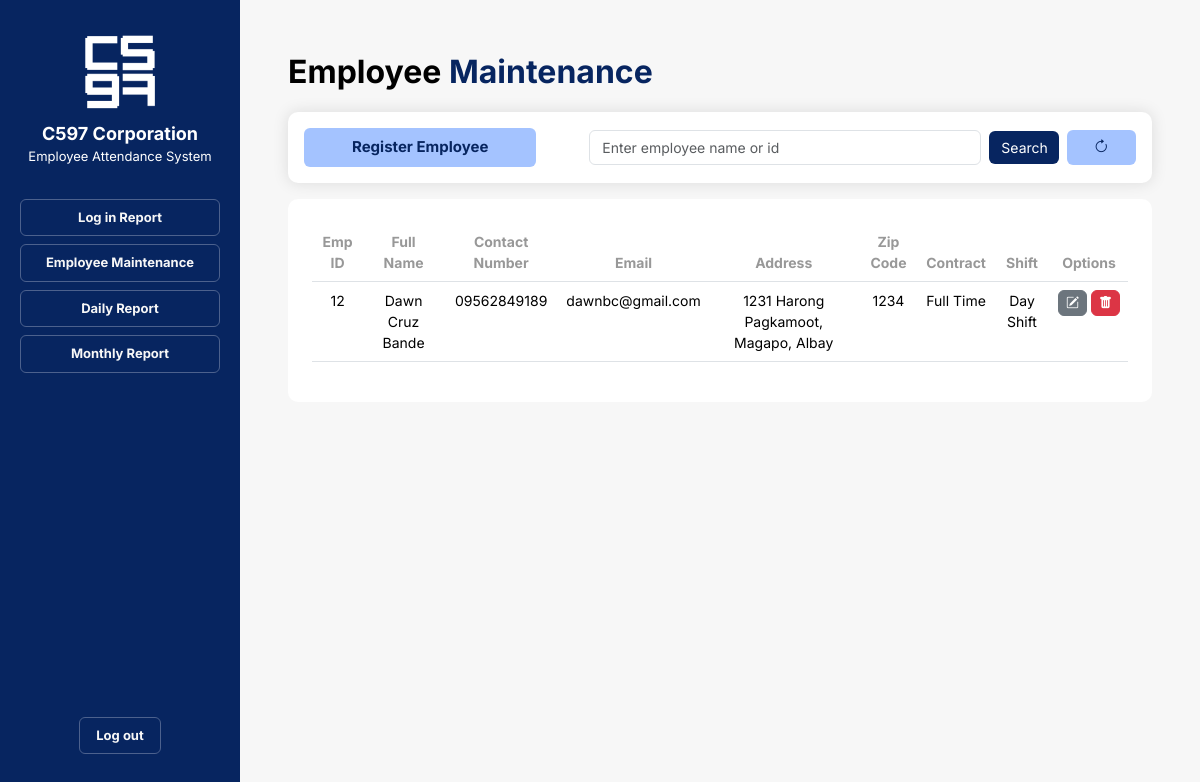
The page /employee-maintenance.php?emp_id=12 on the database as committed earlier.
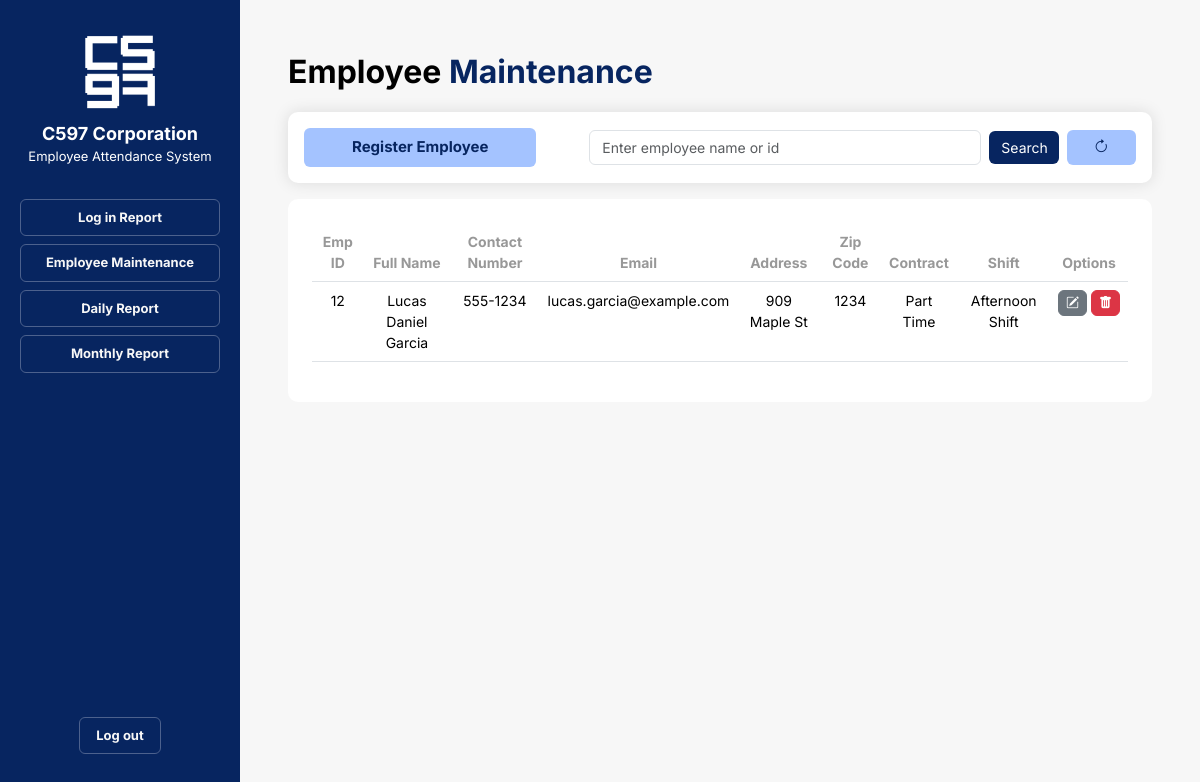
The same page on the database as committed later.
### tables this page shows
CREATE TABLE `employee` (
  `emp_id` int(11) NOT NULL,
  `password` varchar(30) NOT NULL,
  `first_name` varchar(50) DEFAULT NULL,
  `middle_name` varchar(50) DEFAULT NULL,
  `last_name` varchar(50) DEFAULT NULL,
  `address` varchar(100) DEFAULT NULL,
  `zip` varchar(4) DEFAULT NULL,
  `contact_number` varchar(11) DEFAULT NULL,
  `email_address` varchar(50) DEFAULT NULL,
  `contract` varchar(50) NOT NULL,
  `shift` varchar(25) NOT NULL
);

### emp-load.php (the view)
<?php
echo "<tr>";
echo "<td>" . $row["emp_id"] . "</td>";
echo "<td>" . $row["first_name"] . " " . $row["middle_name"] . " " . $row["last_name"] . "</td>";
echo "<td>" . $row["contact_number"] . "</td>";
echo "<td>" . $row["email_address"] . "</td>";
echo "<td>" . $row["address"] . "</td>";
echo "<td>" . $row["zip"] . "</td>";
echo "<td>" . $row["contract"] . "</td>";
echo "<td>" . $row["shift"] . "</td>";
echo "<td>
    <div class='btn_container me-0 d-flex gap-1'>
        <a href='employee-edit.php?emp_id=" . $row["emp_id"] . "' class='nav-link'><button class='btn btn-secondary'><i class='bi bi-pencil-square'></i></button></a>
        <a href='employee-delete.php?emp_id=" . $row["emp_id"] . "' class='nav-link'><button class='btn btn-danger'><i class='bi bi-trash-fill'></i></button></a>
    </div>
</td>";
echo "</tr>";
?>

### employee-maintenance.php (shortened to what this page needs)
<!DOCTYPE html>
<html lang="en">
<head>
    <link rel="stylesheet" href="https://cdn.jsdelivr.net/npm/bootstrap@5.3.2/dist/css/bootstrap.min.css">
    <link rel="stylesheet" href="https://cdn.jsdelivr.net/npm/bootstrap-icons@1.11.2/font/bootstrap-icons.min.css">
    <link rel="stylesheet" href="css/nav-bar.css">
    <link rel="stylesheet" href="css/employee-maintenance.css">
</head>
<body class="container-fluid">
    <div class="container-fluid row gap-0">
        <?php
            include('nav-bar.php');
        ?>
        <div class="right_panel container p-5">
            <p class="header_title">Employee <span class="blue_title">Maintenance</span></p>
                <form class="search_register white_container row m-0 p-3 align-items-center justify-content-between gap-2" method="GET">
                    <div class="register_button col col-4 m-0 p-0">
                        <a class="nav-link" href="employee-registration.php"><button class="btn btn-primary px-5 py-2" type="button">Register Employee</button></a>
                    </div>
                    <div class="col col-6-sm m-0 p-0">
                        <input class="form-control w-100" type="search" placeholder="Enter employee name or id" aria-label="Search" name="emp_id">
                    </div>
                    <div class="search_button col col-1 m-0 p-0">
                        <input class="btn btn-primary w-100" type="submit" value="Search">
                    </div>
                    <div class="register_button col col-1 ms-auto p-0">
                        <a href="employee-maintenance.php"><button type="button" class="btn btn-primary w-100"><i class="bi bi-arrow-clockwise"></i></button></a>
                    </div>
                </form>
            <div class="white_container row mt-3 p-4 mx-0 text-center justify-content-evenly">
                <table class="table">
                    <thead>
                        <tr>
                            <th scope="col">Emp ID</th>
                            <th scope="col">Full Name</th>
                            <th scope="col">Contact Number</th>
                            <th scope="col">Email</th>
                            <th scope="col">Address</th>
                            <th scope="col">Zip Code</th>
                            <th scope="col">Contract</th>
                            <th scope="col">Shift</th>
                            <th scope="col">Options</th>
                        </tr>
                    </thead>
                    <tbody class="table_body">
                        <?php
                            include "connection.php";
                            if (isset($_GET["emp_id"])) {
                                $emp_id = $_GET["emp_id"];
                                $sql = "SELECT * FROM employee WHERE emp_id = '" . $emp_id . "' OR CONCAT(first_name, ' ', middle_name, ' ', last_name) LIKE '%" . $emp_id . "%'";
                                $result = mysqli_query($conn, $sql);
                                if (mysqli_num_rows($result) > 0) {
                                    while ($row = mysqli_fetch_assoc($result)) {
                                        include "emp-load.php";
                                    }
                                } else {
                                    $emp_notfound = true;
                                }
                            }
                        ?>
                    </tbody>
                </table>
            </div>
        </div>
    </div>
</body>
</html>

Rows that differ between the two databases and show on the page:
changed employee id 12: first_name "Dawn" → "Lucas"; middle_name "Cruz" → "Daniel"; last_name "Bande" → "Garcia"; contact_number "09562849189" → "555-1234"; email_address "dawnbc@gmail.com" → "lucas.garcia@example.com"; address "1231 Harong Pagkamoot, Magapo, Albay" → "909 Maple St"; contract "Full Time" → "Part Time"; shift "Day Shift" → "Afternoon Shift"
